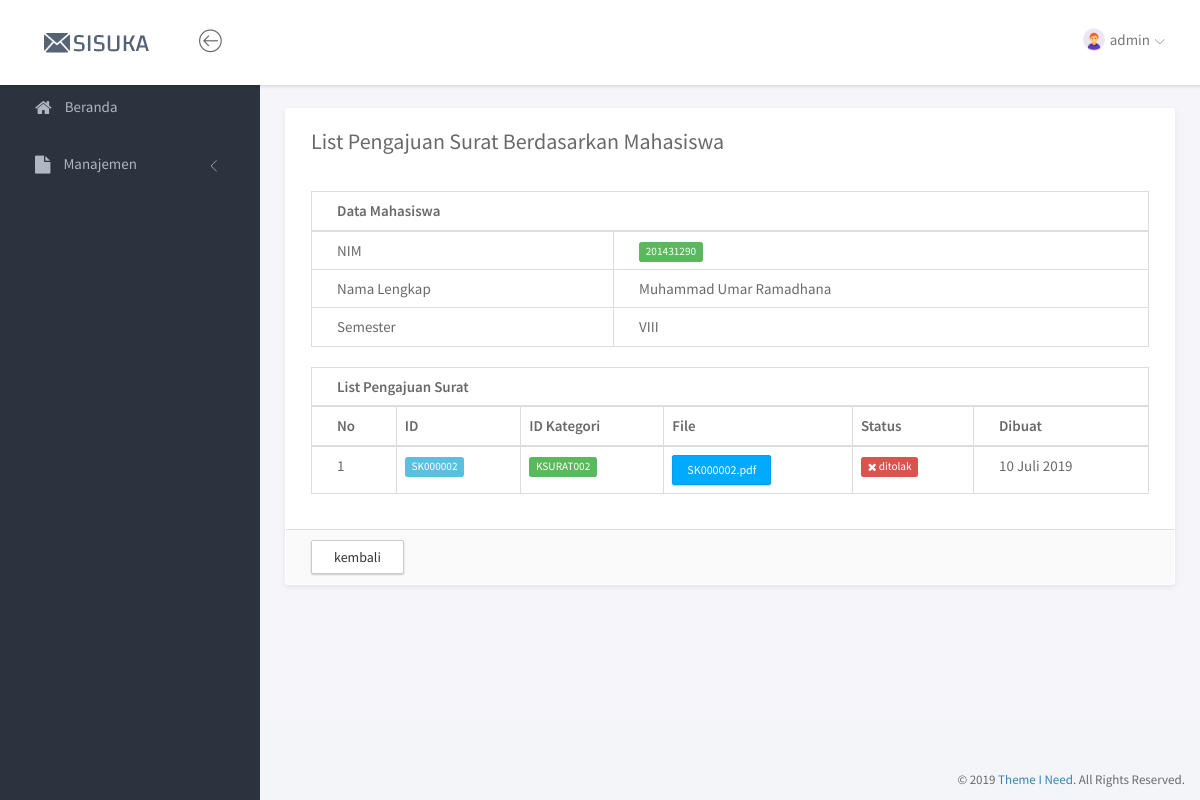
The page /index.php?page=listsuratmhs&id=201431290 (signed in) on the database as committed earlier.
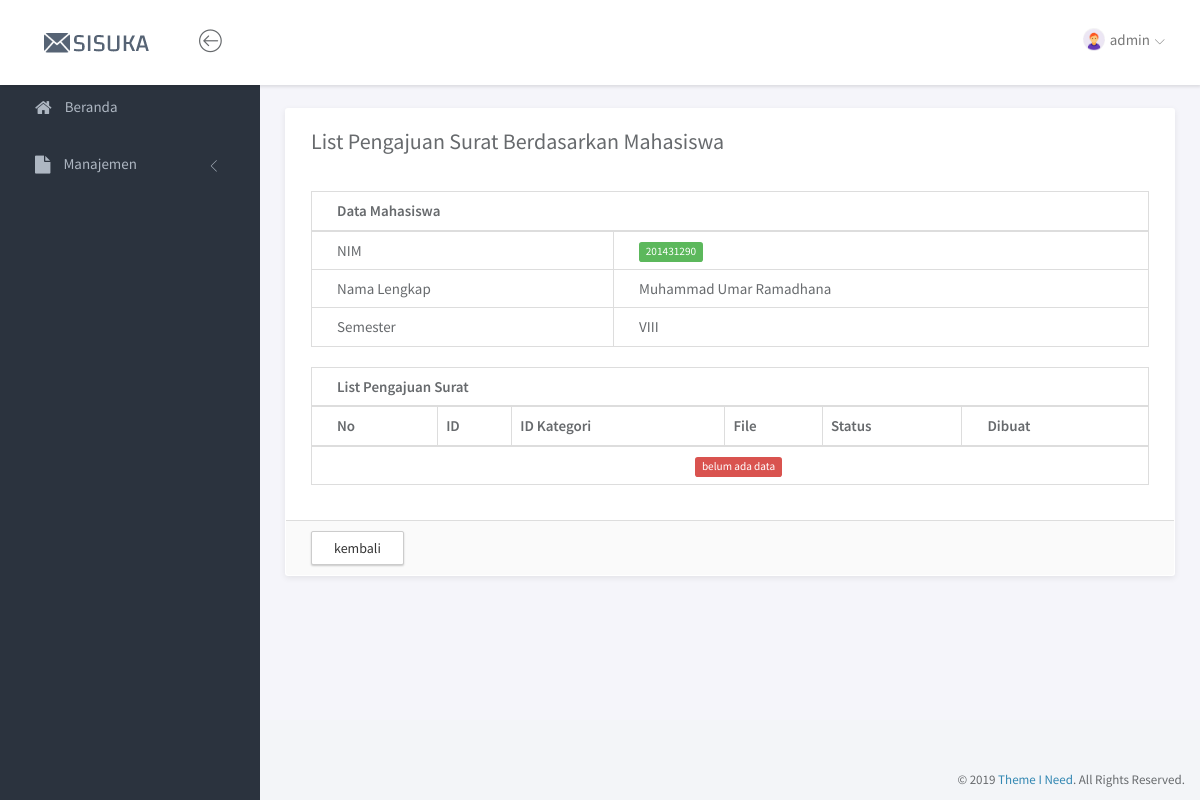
The same page on the database as committed later.
### tables this page shows
CREATE TABLE `tbl_user` (
  `id_user` int(11) NOT NULL,
  `username` varchar(15) NOT NULL,
  `password` varchar(10) NOT NULL,
  `role` int(2) NOT NULL,
  `terakhir_login` timestamp NULL DEFAULT NULL ON UPDATE CURRENT_TIMESTAMP
);

CREATE TABLE `tbl_mahasiswa` (
  `nim` varchar(15) NOT NULL,
  `nama_lengkap` varchar(100) NOT NULL,
  `email` varchar(50) NOT NULL,
  `ipk` decimal(3,2) NOT NULL,
  `semester` varchar(5) NOT NULL,
  `password` varchar(10) NOT NULL,
  `terakhir_login` timestamp NULL DEFAULT NULL ON UPDATE CURRENT_TIMESTAMP
);

CREATE TABLE `tbl_suratkonfirmasi` (
  `id_suratkonfirmasi` varchar(15) NOT NULL,
  `id_kategori` varchar(15) NOT NULL,
  `status_surat` int(1) NOT NULL,
  `file_surat` text NOT NULL,
  `data` text NOT NULL,
  `created_at` date DEFAULT NULL,
  `acc_at` date DEFAULT NULL
);

### page/listsurat/listsuratmhs.php (the view, shortened to what this page needs)
<?php
    $g = mysqli_query($conn, "SELECT * FROM tbl_mahasiswa WHERE nim='$_GET[id]'");
    $data = mysqli_fetch_array($g);
    $jum = jumSurat($_GET['id']);
    if ($jum > 0){
        $r = mysqli_query($conn, "SELECT * FROM tbl_suratkonfirmasi");
        while($row=mysqli_fetch_array($r)){
            if(in_array($_GET['id'],json_decode($row['data']))){
                $isi['id'] = $row['id_suratkonfirmasi'];
                $isi['id_kategori'] = $row['id_kategori'];
                $isi['file_surat'] = $row['file_surat'];
                $isi['status'] = $row['status_surat'];
                $isi['dibuat'] = $row['created_at'];
                $arr[] = $isi;
            }
        }
            $arrSurat = json_encode($arr);
    } else {
        $arr=[];
        $arrSurat = json_encode($arr);
    }
?>
<div class="panel panel-headline">
    <div class="panel-heading">
        <div class="row">
            <div class="col-md-12">
                <div class="pull-left">
                    <h3 class="panel-title">List Pengajuan Surat Berdasarkan Mahasiswa</h3>
                </div>
            </div>
        </div>
    </div>
    <div class="panel-body">
        <div class="row">
            <div class="col-md-12">
                <div class="table-responsive">
                    <table class="table table-bordered">
                        <thead>
                            <tr>
                                <th colspan="2">Data Mahasiswa</th>
                            </tr>
                        </thead>
                        <tbody>
                            <tr>
                                <td>NIM</td>
                                <td><span class="label label-success"><?= $data['nim'] ?></span></td>
                            </tr>
                            <tr>
                                <td>Nama Lengkap</td>
                                <td><?= $data['nama_lengkap'] ?></td>
                            </tr>
                            <tr>
                                <td>Semester</td>
                                <td><?= $data['semester'] ?></td>
                            </tr>
                        </tbody>
                    </table>
                </div>
                <div class="table-responsive">
                    <table class="table table-bordered">
                        <thead>
                            <tr>
                                <th colspan="6">List Pengajuan Surat</th>
                            </tr>
                            <tr>
                                <th>No</th>
                                <th>ID</th>
                                <th>ID Kategori</th>
                                <th>File</th>
                                <th>Status</th>
                                <th>Dibuat</th>
                            </tr>
                        </thead>
                        <tbody>
                           <?php
                            if (count(json_decode($arrSurat)) > 0){
                                $no = 1;
                                foreach(json_decode($arrSurat) as $row){
                                    echo '<tr>';
                                    echo '<td>'.$no.'</td>';
                                    echo '<td><span class="label label-info">'.$row->id.'</span></td>';
                                    echo '<td><span class="label label-success">'.$row->id_kategori.'</span></td>';
                                    echo '<td><a href="file/surat/'.$row->file_surat.'" class="btn btn-primary btn-xs" target="_blank" title="lihat file">'.$row->file_surat.'</a></td>';
                                    echo '<td>'.getStatus($row->id_kategori,$row->status).'</td>';
                                    echo '<td>'.tanggal_indo($row->dibuat).'</td>';
                                    $no++;
                                }
                            } else {
                                echo '<tr>';
                                echo '<td colspan="6" style="text-align:center;"><span class="label label-danger">belum ada data</span></td>';
                                echo '</tr>';
                            }
                           ?>
                        </tbody>
                    </table>
                </div>
            </div>
        </div>
    </div>
    <div class="panel-footer">
        <a href="?page=listsurat" class="btn btn-default">kembali</a>
    </div>
</div>

### index.php (shortened to what this page needs)
<?php
	if (!empty($_SESSION['username']) && !empty($_SESSION['password']) && !empty($_SESSION['role'])){
		include "lib/koneksi.php";
?>
<!doctype html>
<html lang="en">
<head>
	<link rel="stylesheet" href="assets/vendor/bootstrap/css/bootstrap.min.css">
	<link rel="stylesheet" href="assets/vendor/font-awesome/css/font-awesome.min.css">
	<link rel="stylesheet" href="assets/vendor/linearicons/style.css">
	<link rel="stylesheet" href="assets/vendor/chartist/css/chartist-custom.css">
	<link rel="stylesheet" href="assets/css/main.css">
	<link rel="stylesheet" href="assets/css/demo.css">
	<link rel="stylesheet" href="assets/vendor/font-awesome/css/font-awesome.min.css">
	<link rel="stylesheet" href="assets/vendor/datatables.net-bs/css/dataTables.bootstrap.min.css">
</head>
<body>
	<div id="wrapper">
		<?php
			include "service.php";
			include "header.php";
			include "sidebar.php";
		?>
		<div class="main">
			<div class="main-content">
				<div class="container-fluid">
					<?php include "content.php"; ?>
				</div>
			</div>
		</div>
		<footer>
			<div class="container-fluid">
				<p class="copyright">&copy; 2019 <a href="https://www.themeineed.com" target="_blank">Theme I Need</a>. All Rights Reserved.</p>
			</div>
		</footer>
	</div>
</body>
</html>
<?php
} ?>

### header.php (shortened to what this page needs)
<nav class="navbar navbar-default navbar-fixed-top">
			<div class="brand">
				<a href="index.html"><img src="assets/img/sisuka.png" alt="Klorofil Logo" class="img-responsive logo"></a>
			</div>
			<div class="container-fluid">
				<div class="navbar-btn">
					<button type="button" class="btn-toggle-fullwidth"><i class="lnr lnr-arrow-left-circle"></i></button>
				</div>
				<div id="navbar-menu">
					<ul class="nav navbar-nav navbar-right">
						<li class="dropdown">
							<a href="#" class="dropdown-toggle" data-toggle="dropdown"><img src="<?= $photo ?>" class="img-circle" alt="Avatar"> <span><?= $nama ?></span> <i class="icon-submenu lnr lnr-chevron-down"></i></a>
						</li>
					</ul>
				</div>
			</div>
		</nav>

### sidebar.php (shortened to what this page needs)
<div id="sidebar-nav" class="sidebar">
	<div class="sidebar-scroll">
        <nav>
            <ul class="nav">
                <li><a href="?page=beranda" class=""><i class="fa fa-home"></i> <span>Beranda</span></a></li>
                <li>
                    <a href="#subPages" data-toggle="collapse" class="collapsed"><i class="fa fa-file"></i> <span>Manajemen</span> <i class="icon-submenu lnr lnr-chevron-left"></i></a>
                </li>
            </ul>
        </nav>
    </div>
</div>

### content.php
<?php
if (isset($_GET['page'])) $page=$_GET['page'];
else $page="beranda";
if ($page == "beranda")                 include("page/beranda.php");
elseif ($page == "logout")              include("page/logout.php");
    elseif ($page == "kategori")                     include("page/kategori/kategori.php");
    elseif ($page == "kategoritambah")               include("page/kategori/kategoritambah.php");
    elseif ($page == "kategoritambahpro")            include("page/kategori/kategoritambahpro.php");
    elseif ($page == "kategoriedit")                 include("page/kategori/kategoriedit.php");
    elseif ($page == "kategorieditpro")              include("page/kategori/kategorieditpro.php");
    elseif ($page == "kategorihapus")                include("page/kategori/kategorihapus.php");
    elseif ($page == "mahasiswa")                    include("page/mahasiswa/mahasiswa.php");
    elseif ($page == "mahasiswatambah")              include("page/mahasiswa/mahasiswatambah.php");
    elseif ($page == "mahasiswatambahpro")           include("page/mahasiswa/mahasiswatambahpro.php");
    elseif ($page == "mahasiswaedit")                include("page/mahasiswa/mahasiswaedit.php");
    elseif ($page == "mahasiswaeditpro")             include("page/mahasiswa/mahasiswaeditpro.php");
    elseif ($page == "mahasiswahapus")               include("page/mahasiswa/mahasiswahapus.php");
    elseif ($page == "persetujuansurat")             include("page/persetujuansurat/persetujuansurat.php");
    elseif ($page == "persetujuansurattambah")       include("page/persetujuansurat/persetujuansurattambah.php");
    elseif ($page == "persetujuansurattambahpro")    include("page/persetujuansurat/persetujuansurattambahpro.php");
    elseif ($page == "persetujuansuratedit")         include("page/persetujuansurat/persetujuansuratedit.php");
    elseif ($page == "persetujuansurateditpro")      include("page/persetujuansurat/persetujuansurateditpro.php");
    elseif ($page == "persetujuansurathapus")        include("page/persetujuansurat/persetujuansurathapus.php");
    elseif ($page == "listsurat")                    include("page/listsurat/listsurat.php");
    elseif ($page == "listsuratlihat")               include("page/listsurat/listsuratlihat.php");
    elseif ($page == "listsuratacc")                 include("page/listsurat/listsuratacc.php");
    elseif ($page == "listsuratmhs")                 include("page/listsurat/listsuratmhs.php");
    elseif ($page == "listsurataccperusahaan")       include("page/listsurat/listsurataccperusahaan.php");
    elseif ($page == "surat")                        include("page/surat/surat.php");
    elseif ($page == "surattambah")                  include("page/surat/surattambah.php");
    elseif ($page == "surattambahpro")               include("page/surat/surattambahpro.php");
    elseif ($page == "suratedit")                    include("page/surat/suratedit.php");
    elseif ($page == "surateditpro")                 include("page/surat/surateditpro.php");
    elseif ($page == "surathapus")                   include("page/surat/surathapus.php");
    elseif ($page == "suratSKL")                     include("page/surat/suratSKL.php");
    elseif ($page == "suratSKK")                     include("page/surat/suratSKK.php");
    elseif ($page == "suratSR")                      include("page/surat/suratSR.php");
    elseif ($page == "suratSRK")                     include("page/surat/suratSRK.php");
    elseif ($page == "suratSM")                      include("page/surat/suratSM.php");
    elseif ($page == "suratkonfirmasi")              include("page/surat/suratkonfirmasi.php");
    else "Halaman tidak ditemukan";
?>

### service.php (shortened to what this page needs)
<?php
$user       = $_SESSION['username'];
$role       = $_SESSION['role'];
if ($role == 1){
    $sql = mysqli_query($conn, "SELECT * FROM tbl_user WHERE username='$user'");
    $datauser = mysqli_fetch_array($sql);
    $nama = $datauser['username'];
    $photo = 'assets/img/admin.png';
} else {
    $sql = mysqli_query($conn, "SELECT * FROM tbl_mahasiswa WHERE nim='$user'");
    $datauser = mysqli_fetch_array($sql);
    $nama = $datauser['nama_lengkap'];
    $photo = 'assets/img/no-photo.png';
}
$q = mysqli_query($conn, "SELECT * FROM tbl_mahasiswa");
while($data=mysqli_fetch_array($q)){
    $isi['nim'] = $data['nim'];
}
function getStatus($id,$params){
    if ($id == 'KSURAT002'){
        switch ($params) {
            default:
                $nil = '<span class="label label-danger"><i class="fa fa-remove"></i> ditolak</span>';
                break;
        }
    }
    return $nil;
}
function tanggal_indo($tanggal){
	$bulan = array (1 =>   'Januari', 'Februari', 'Maret', 'April', 'Mei', 'Juni',
				'Juli', 'Agustus', 'September', 'Oktober', 'November', 'Desember');
	$split = explode('-', $tanggal);
	return $split[2].' '.$bulan[(int)$split[1]].' '.$split[0];
}
function jumSurat($params){
    include 'lib/koneksi.php';
    $count = 0;
    $q = mysqli_query($conn, "SELECT * FROM tbl_suratkonfirmasi");
    while($data=mysqli_fetch_array($q)){
        if (in_array($params, json_decode($data['data']))){
            $count++;
        }
    }
    return $count;
}
?>

Rows that differ between the two databases and show on the page:
no longer on this page (row edited): tbl_suratkonfirmasi: id_suratkonfirmasi "SK000002", id_kategori "KSURAT002", file_surat "SK000002.pdf", status_surat 0 (drawn), created_at "10 Juli 2019"
Other text that changed with them:
text now shown: "belum ada data"
